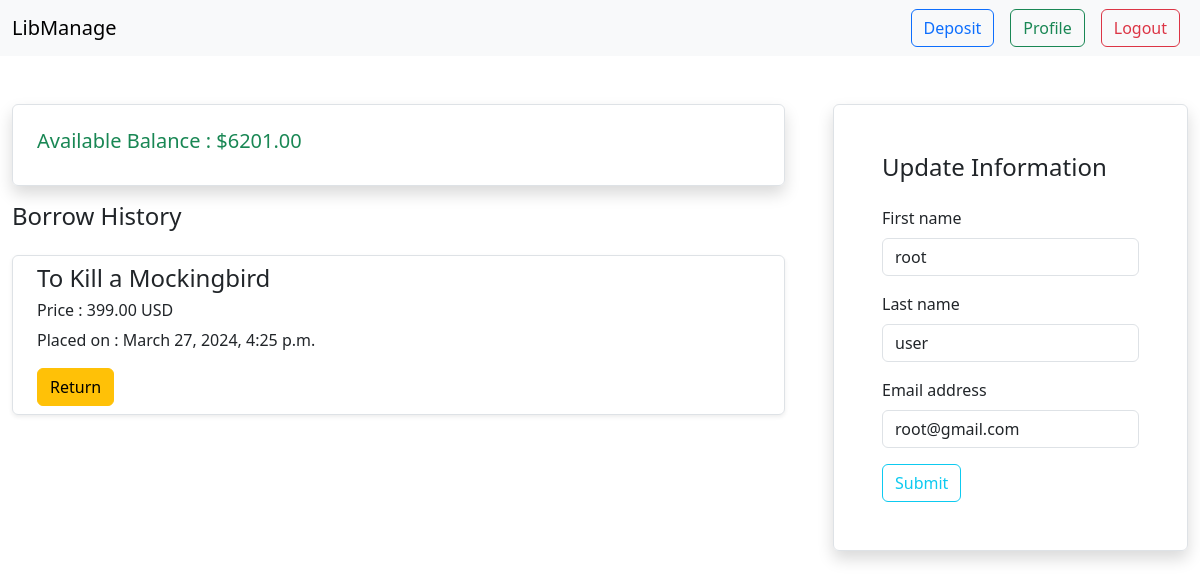
The page /accounts/profile/ (signed in) on the database as committed earlier.
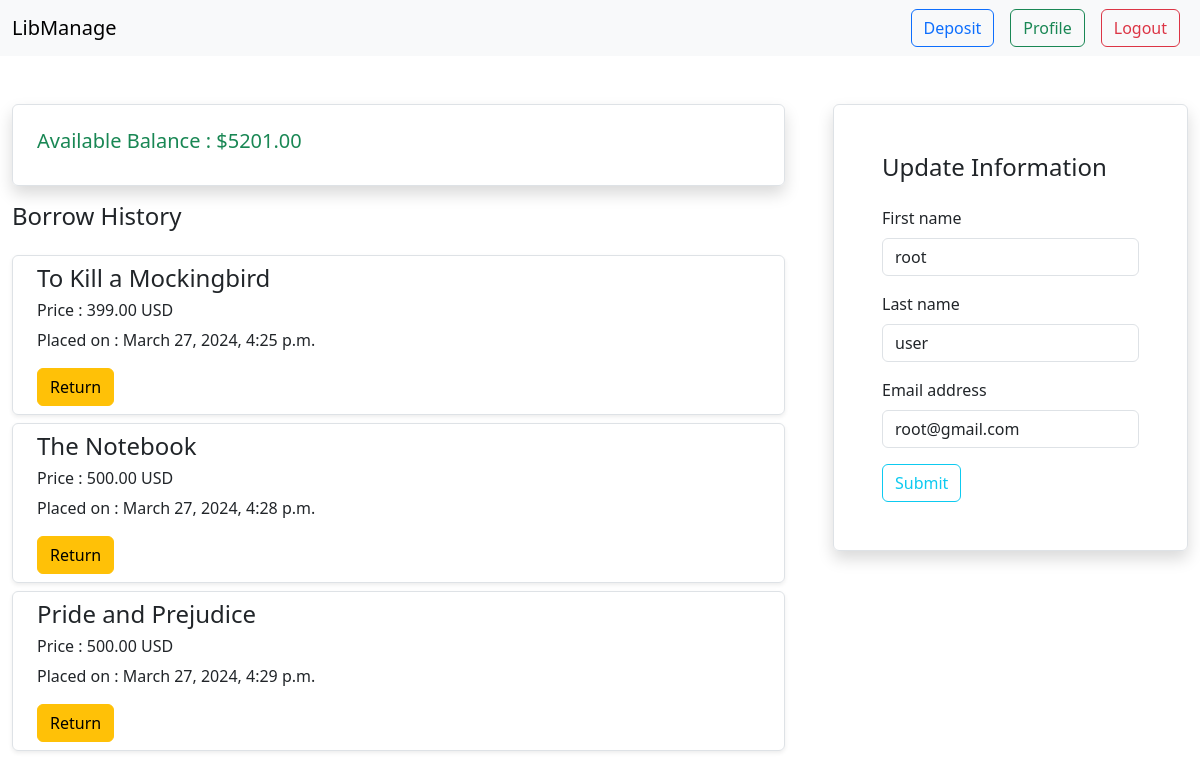
The same page on the database as committed later.
### accounts/models.py (models this page shows)
class UserAccount(models.Model) :
    user = models.OneToOneField(User, related_name='account', on_delete=models.CASCADE);
    balance = models.DecimalField(default=0, max_digits=12, decimal_places=2);

### borrow/models.py (models this page shows)
class Borrow(models.Model) :
    user = models.ForeignKey(User, on_delete=models.CASCADE, related_name="borrows");
    book = models.ForeignKey(Book, on_delete=models.CASCADE, related_name="borrow_books");
    createdAt = models.DateTimeField(auto_now_add = True);
    is_returned = models.BooleanField(default=False)

### book/models.py (models this page shows)
class Book(models.Model) :
    title = models.CharField(max_length=25);
    description = models.CharField(max_length=500);
    image = models.ImageField(upload_to='uploads/media/', blank=True, null=True);
    price = models.DecimalField(decimal_places=2, max_digits=12);
    category=models.ForeignKey(Category, related_name='category', on_delete=models.CASCADE)

### accounts/views.py (the view, shortened to what this page needs)
# urls.py: path('profile/', login_required(UserAccountUpdateView.as_view()), name='profile' )
class UserAccountUpdateView(View):
    template_name = 'profile.html'
    def get(self, request):
        form = UserUpdateForm(instance=request.user)
        borrows = Borrow.objects.filter(user=request.user);
        balance = UserAccount.objects.get(user=self.request.user).balance;
        return render(request, self.template_name, {'form': form, 'borrows': borrows, 'balance' : balance})

### accounts/forms.py (shortened to what this page needs)
class UserUpdateForm(forms.ModelForm):
    class Meta:
        model = User
        fields = ['first_name', 'last_name', 'email']

### accounts/templates/profile.html
{% extends 'base.html' %}
{% load crispy_forms_tags %}
{% block content %}
{% if user.is_authenticated %}
<div class="container-fluid my-5 d-flex">
  <div class="flex-grow-1 me-5">
    <div class="shadow rounded border px-4 py-4 mb-3">
      <h5 class="text-success">Available Balance : ${{balance}}</h5>
    </div>
    <h4 class="mb-4">Borrow History</h4>
    <div class="">
      {% for borrow in borrows %}
        <div class="my-2 shadow-sm border px-4 py-2 rounded">
          <h4>{{borrow.book.title}}</h4>
          <h6>Price : {{borrow.book.price}} USD</h6>
          <p class="text-sm">Placed on : {{borrow.createdAt}}</p>
          {% if borrow.is_returned %}
            <p class=" d-inline-block">Returned</p>
          {% else %}
            <a href="{% url 'bookReturn' borrow.id %}" class="btn btn-warning d-inline-block">Return</a>
          {% endif %}
        </div>
      {% endfor %}
    </div>
  </div>
  <div class="">
    <form action="" method="POST" class="shadow rounded border mx-auto p-5">
    <h4 class="mb-4">Update Information</h4>
    {% csrf_token %} {{form | crispy}}
    <button class="btn btn-outline-info" type="submit">Submit</button>
  </form>
  </div>
</div>
{% else %}
<div class="container-fluid">
  <h2 class="text-center text-danger">Logged Out Successfully</h2>
</div>
{% endif %} {% endblock %}

### templates/base.html (shortened to what this page needs)
<!DOCTYPE html>
<html lang="en">
  <head>
    <link
      href="https://cdn.jsdelivr.net/npm/bootstrap@5.3.3/dist/css/bootstrap.min.css"
      rel="stylesheet"
    />
  </head>
  <body>
    <nav class="navbar navbar-expand-sm bg-body-tertiary">
  <div class="container-fluid">
    <a class="navbar-brand" href="/">LibManage</a>
    <div class="collapse navbar-collapse" id="navbarSupportedContent">
      <ul class="navbar-nav ms-auto mb-2 mb-lg-0">
        {% if user.is_authenticated %}
            <li class="nav-item mx-2">
              <a class="btn btn-outline-primary" href="/transactions/deposit">Deposit</a>
            </li>
            <li class="nav-item mx-2">
              <a class="btn btn-outline-success" href="/accounts/profile">Profile</a>
            </li>
            <li class="nav-item mx-2">
              <a class="btn btn-outline-danger" href="/accounts/logout">Logout</a>
            </li>
        {% endif %}
      </ul>
    </div>
  </div>
</nav>
    {% block content %} {% endblock %}
  </body>
</html>

Rows that differ between the two databases and show on the page:
changed UserAccount: balance "6201.00" → "5201.00"
added Borrow: book "The Notebook", book.price "500.00", createdAt "March 27, 2024, 4:28 p.m.", is_returned "Return"
added Borrow: book "Pride and Prejudice", book.price "500.00", createdAt "March 27, 2024, 4:29 p.m.", is_returned "Return"
